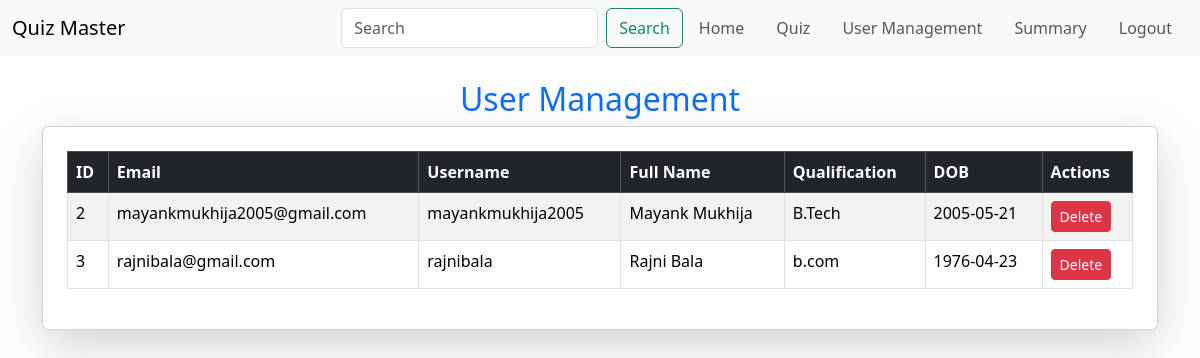
The page /user_management (signed in) on the database its author committed.
### models.py (models this page shows, shortened)
class User(db.Model):
    __tablename__ = 'user'
    id = db.Column(db.Integer, primary_key=True, autoincrement=True)
    email = db.Column(db.String(32), unique=True, nullable=False)
    username = db.Column(db.String(32), unique=True, nullable=False)
    passhash = db.Column(db.String(512), nullable=False)
    fullname = db.Column(db.String(80), nullable=False)
    qualification = db.Column(db.String(80), nullable=True)
    DOB = db.Column(db.String(80), nullable=True)
    is_admin = db.Column(db.Boolean, default=False, nullable=True)

### routes.py (the view)
@app.route('/user_management')
@auth_required
@admin_required
def user_management():
    users = User.query.filter_by(is_admin=False).all()
    return render_template('user_management.html', users=users)

### routes.py (called while the page is built)
def auth_required(func):
    @wraps(func)
    def inner(*args, **kwargs):
        if 'user_id' not in session:
            flash('Please login to continue')
            return redirect(url_for('login'))
        return func(*args, **kwargs)
    return inner

def admin_required(f):
    @wraps(f)
    def decorated_function(*args, **kwargs):
        if session.get('is_admin') == False:
            flash("Access Denied: Admins Only", "danger")
            return redirect(url_for('index'))  # Redirect to home if not admin
        return f(*args, **kwargs)
    return decorated_function

### templates/user_management.html
{% extends "layout.html" %}
{% block content %}
<div class="container mt-4">
    <h2 class="text-center text-primary">User Management</h2>
    <div class="card p-4 shadow-lg">
        <table class="table table-striped table-bordered">
            <thead class="table-dark">
                <tr>
                    <th>ID</th>
                    <th>Email</th>
                    <th>Username</th>
                    <th>Full Name</th>
                    <th>Qualification</th>
                    <th>DOB</th>
                    <th>Actions</th>
                </tr>
            </thead>
            <tbody>
                {% for user in users %}
                <tr>
                    <td>{{ user.id }}</td>
                    <td>{{ user.email }}</td>
                    <td>{{ user.username }}</td>
                    <td>{{ user.fullname }}</td>
                    <td>{{ user.qualification if user.qualification else 'N/A' }}</td>
                    <td>{{ user.DOB if user.DOB else 'N/A' }}</td>
                    <td>
                        <a href="{{ url_for('delete_user', user_id=user.id) }}" class="btn btn-danger btn-sm"
                            onclick="return confirm('Are you sure you want to delete this user?');">Delete</a>
                    </td>
                </tr>
                {% endfor %}
            </tbody>
        </table>
    </div>
</div>
{% endblock %}

### rows shown on the page
User: id "2", email "mayankmukhija2005@gmail.com", username "mayankmukhija2005", fullname "Mayank Mukhija", qualification "B.Tech", DOB "2005-05-21"
User: id "3", email "rajnibala@gmail.com", username "rajnibala", fullname "Rajni Bala", qualification "b.com", DOB "1976-04-23"
